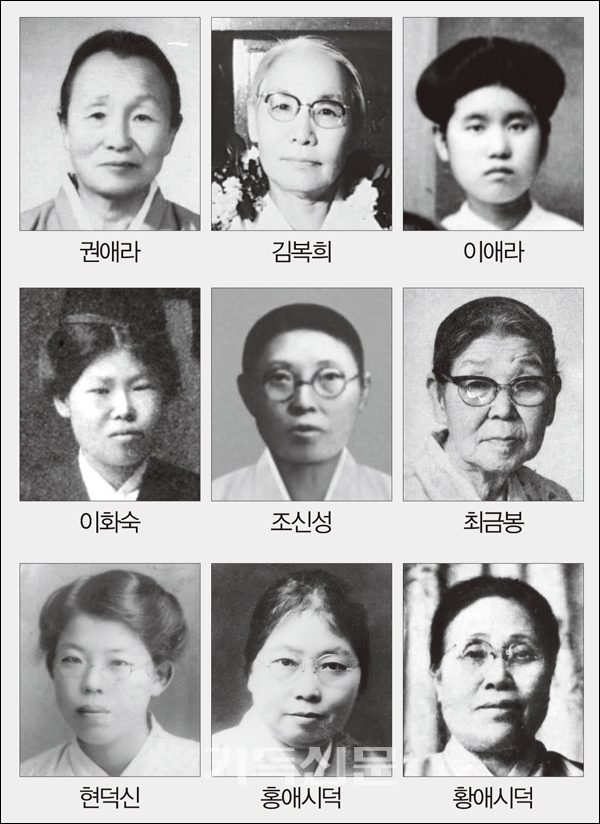
#> input picture 209389_58874_433.jpg, 600 x 824 px, found by its file name
$ python picture_recognize.py
#> lines starting #> are read from the running program, lines starting #| are printed output that depends on the picture; after the words box and inside, x2 and y2 are one past the last pixel; in counts of white or black regions, pixels touching at a corner belong together
import cv2

# load models
face_cascade = cv2.CascadeClassifier(cv2.data.haarcascades + 'haarcascade_frontalface_default.xml')
eye_cascade = cv2.CascadeClassifier(cv2.data.haarcascades + 'haarcascade_eye.xml')


# load the picture
img = cv2.imread('/home/kar7mp5/Projects/Face_recognize_ai_opencv/209389_58874_433.jpg')
#> img is the input picture: shape (824, 600, 3); mean B, G, R 171.8, 172, 172.5

# image preprocessing
gray = cv2.cvtColor(img, cv2.COLOR_BGR2GRAY)

# find the face
faces = face_cascade.detectMultiScale(gray, 1.3, 5)
#> faces = [[239, 57, 128, 128], [53, 62, 131, 131], [438, 79, 116, 116], [244, 331, 122, 122], [67, 348, 102, 102], [439, 336, 126, 126], [433, 604, 127, 127], [43, 621, 107, 107], [246, 615, 126, 126]]
for (x, y, w, h) in faces:
    cv2.rectangle(img, (x, y), (x + w, y + h), (255, 0, 0), 2)

    # find eyes
    roi_color = img[y:y + h, x:x + w]
    roi_gray = gray[y:y + h, x:x + w]
    eyes = eye_cascade.detectMultiScale(roi_gray)
    for (ex, ey, ew, eh) in eyes:
        cv2.rectangle(roi_color, (ex, ey), (ex+ew, ey+eh), (0, 255, 0), 2)
#> this loop made 9 passes
#> (x, y, w, h, eyes) on passes 1, 2, 3, 4, 7, 8, 9: (239, 57, 128, 128, [[30, 38, 22, 22], [75, 44, 22, 22], [21, 25, 45, 45]]), (53, 62, 131, 131, [[74, 42, 26, 26], [30, 39, 27, 27]]), (438, 79, 116, 116, [[23, 30, 30, 30], [62, 31, 28, 28]]), (244, 331, 122, 122, [[24, 36, 25, 25], [59, 25, 47, 47]]), (433, 604, 127, 127, [[24, 30, 39, 39]]), (43, 621, 107, 107, [[60, 29, 27, 27], [14, 24, 31, 31]]), (246, 615, 126, 126, [[65, 36, 33, 33], [16, 26, 47, 47]])
#> pass 1, `roi_color = img[y:y + h, x:x + w]`:
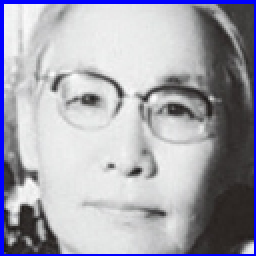
#> roi_color: shape (128, 128, 3) (shown 2 times larger); mean B, G, R 175.7, 164.3, 164.5
#> pass 1, `roi_gray = gray[y:y + h, x:x + w]`:
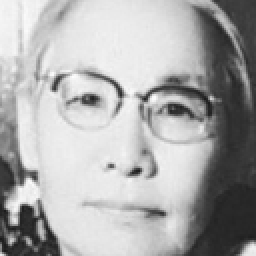
#> roi_gray: shape (128, 128) (shown 2 times larger); min 25, max 253, mean 170.9
#> pass 2, `roi_color = img[y:y + h, x:x + w]`:
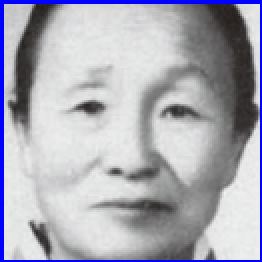
#> roi_color: shape (131, 131, 3) (shown 2 times larger); mean B, G, R 182.5, 171.1, 171
#> pass 2, `roi_gray = gray[y:y + h, x:x + w]`:
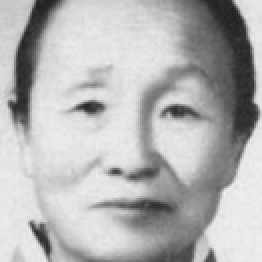
#> roi_gray: shape (131, 131) (shown 2 times larger); min 31, max 241, mean 179.6
#> after the loop:
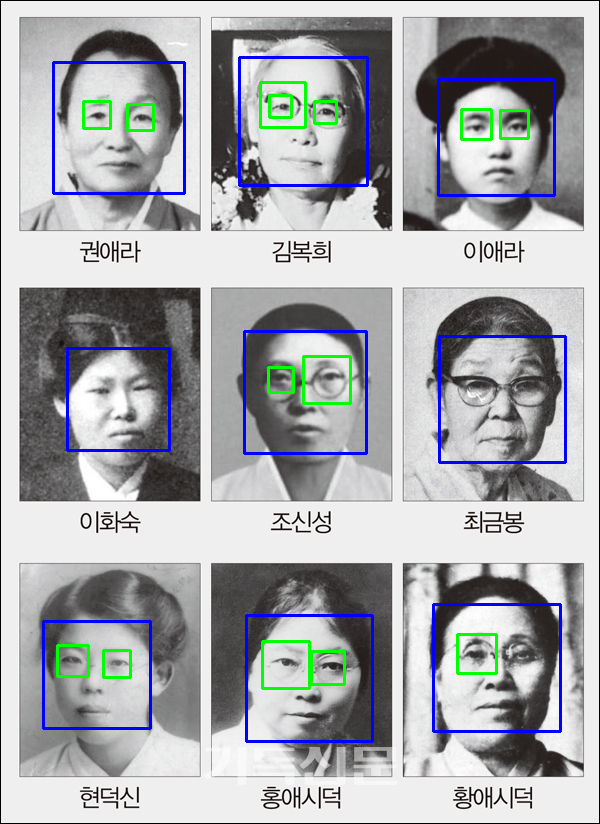
#> img: shape (824, 600, 3); 3.7% of pixels changed, all inside (x1, y1, x2, y2) = (42, 56, 567, 743)
#> after the loop:
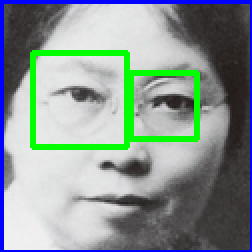
#> roi_color: shape (126, 126, 3) (shown 2 times larger); mean B, G, R 147.8, 151, 136.7
#> after the loop:
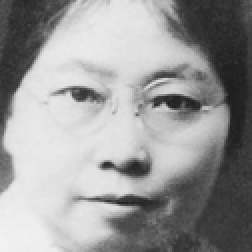
#> roi_gray: shape (126, 126) (shown 2 times larger); min 29, max 243, mean 153

# print result
cv2.imshow('image', img)

key = cv2.waitKey(0)
#> (key Esc is pressed here)
cv2.destroyAllWindows()

$ run again, with 20210517000543_0.jpg copied over 209389_58874_433.jpg
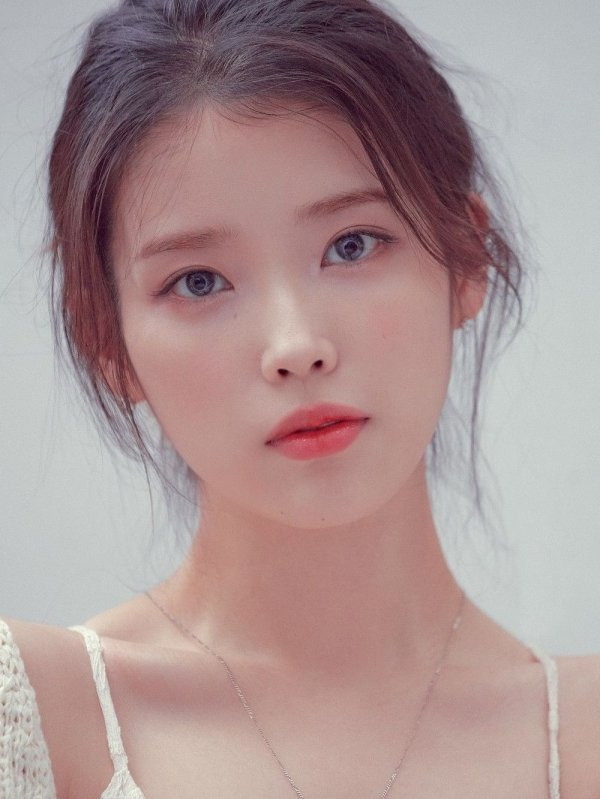
#> input picture 20210517000543_0.jpg, 600 x 799 px, found by its file name
#> img is the input picture: shape (799, 600, 3); mean B, G, R 147.3, 147.6, 170.1
#> faces = [[55, 95, 455, 455]]
#> the loop `for (x, y, w, h) in faces:` made 1 pass
#> (x, y, w, h, eyes) on pass 1: (55, 95, 455, 455, [[251, 107, 87, 87], [96, 148, 81, 81], [196, 251, 53, 53]])
#> pass 1, `roi_gray = gray[y:y + h, x:x + w]`:
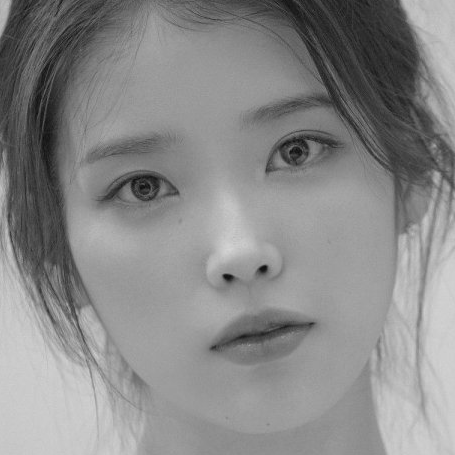
#> roi_gray: shape (455, 455); min 13, max 214, mean 137.1
#> after the loop `for (x, y, w, h) in faces:`:
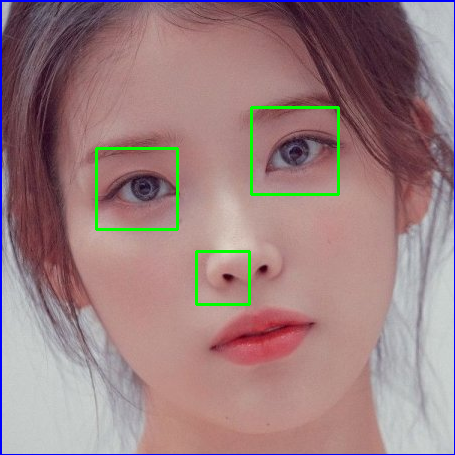
#> roi_color: shape (455, 455, 3); mean B, G, R 128.5, 127.1, 155.7

$ run again, with test.jpg copied over 209389_58874_433.jpg
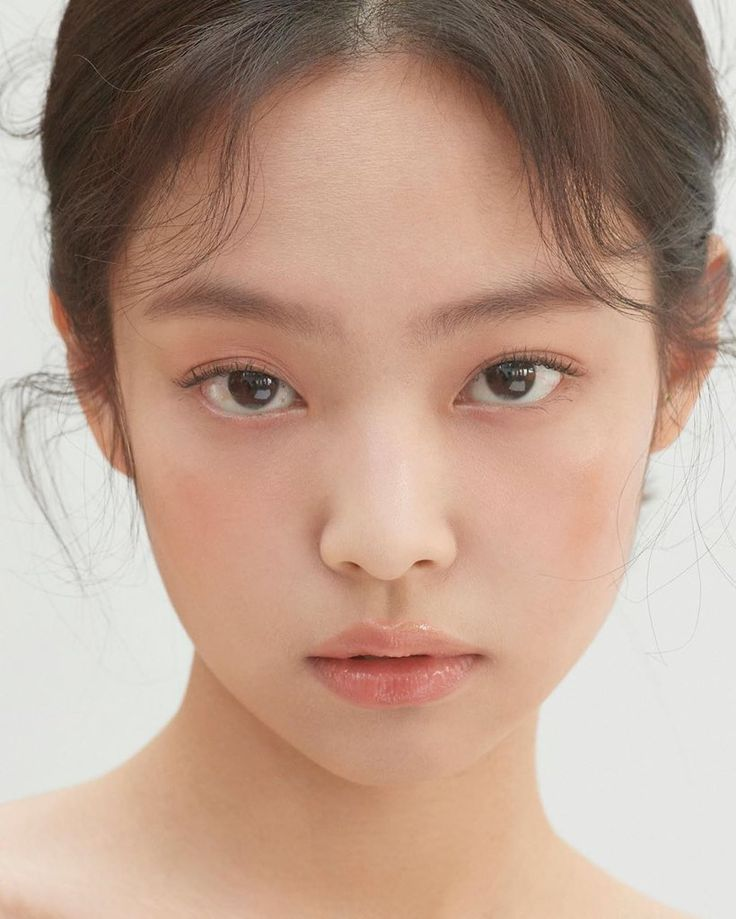
#> input picture test.jpg, 736 x 919 px, found by its file name
#> img is the input picture: shape (919, 736, 3); mean B, G, R 140.5, 157.2, 186.2
#> faces = [[62, 131, 615, 615]]
#> the loop `for (x, y, w, h) in faces:` made 1 pass
#> (x, y, w, h, eyes) on pass 1: (62, 131, 615, 615, [[360, 166, 163, 163], [107, 183, 143, 143]])
#> pass 1, `roi_gray = gray[y:y + h, x:x + w]`:
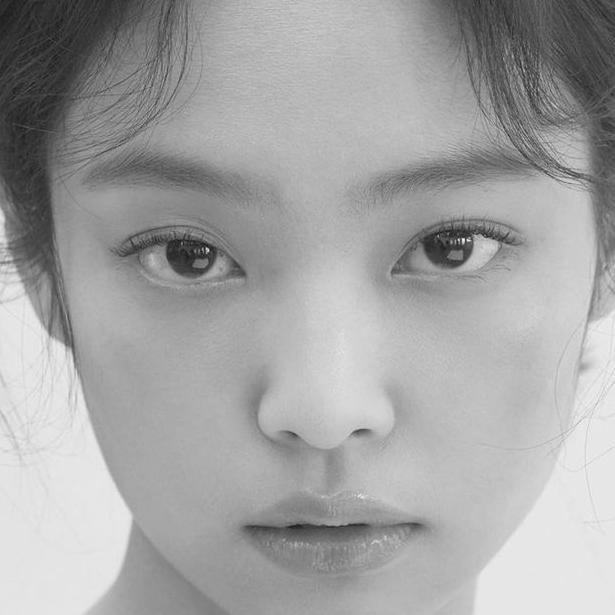
#> roi_gray: shape (615, 615); min 21, max 245, mean 163.6
#> after the loop `for (x, y, w, h) in faces:`:
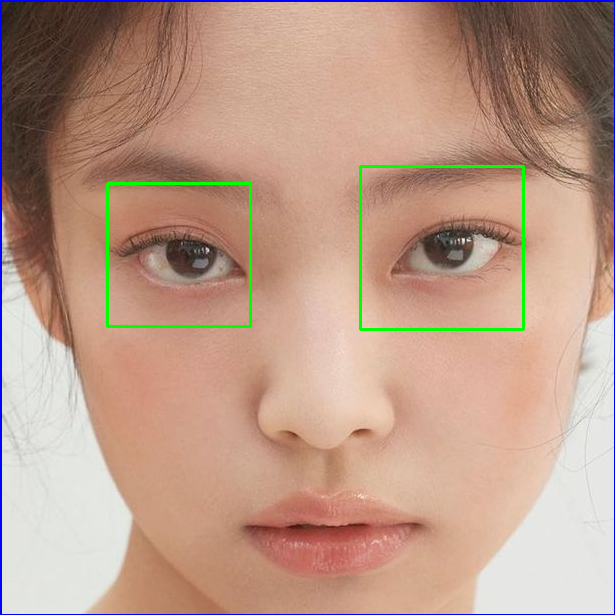
#> roi_color: shape (615, 615, 3); mean B, G, R 136.5, 154.5, 187.6
